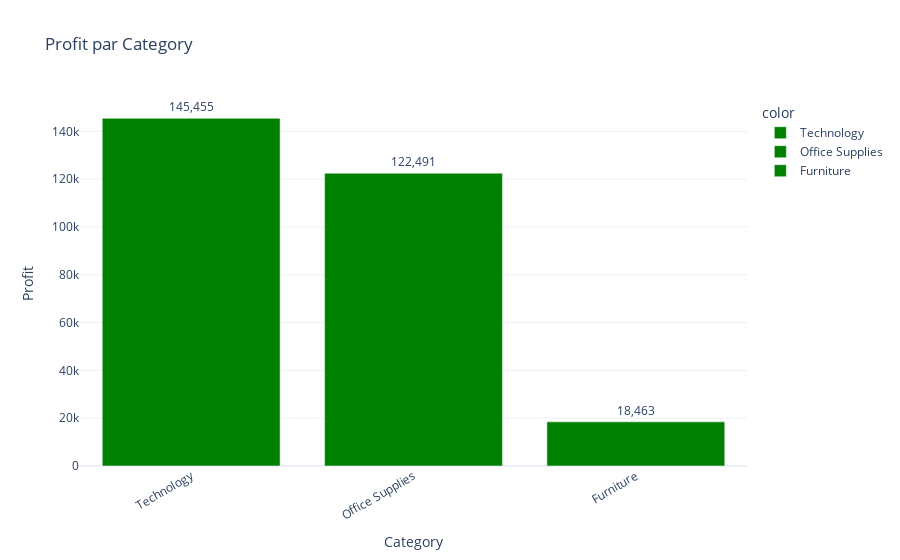

Notebook code for this chart:
### Markdown cell above
* Analyse par Catégorie et Région

### Code cell
# Profit par catégorie
profit_category = df_cleaned.groupby('category')['profit'].sum().sort_values(ascending=False)
print(profit_category)

# Profit par région
profit_region = df_cleaned.groupby('region')['profit'].sum().sort_values(ascending=False)
print(profit_region)

# Visualisation avec Plotly
colors= ["red" if x < 0 else "green" for x in profit_category.values]
fig = px.bar(
    profit_category,
    x=profit_category.index,
    y=profit_category.values,
    title="Profit par Category",
    labels={'x':'Category','y':'Profit'},
    color=profit_category.index,    # utiliser seulement la catégorie pour appliquer la couleur
    color_discrete_sequence=colors
)

fig.update_traces(texttemplate='%{y:,.0f}', textposition='outside')
fig.update_layout(template='plotly_white', xaxis_tickangle=-30)
fig.show()

### Figure 1 — Plotly figure (JSON) as saved in the notebook; plotly's stock layout.template omitted (floating-point values rounded to 4 significant figures)
{"data": [{"hovertemplate": "color=Technology<br>Category=%{x}<br>Profit=%{y}<extra></extra>", "legendgroup": "Technology", "marker": {"color": "green", "pattern": {"shape": ""}}, "name": "Technology", "orientation": "v", "showlegend": true, "textposition": "outside", "texttemplate": "%{y:,.0f}", "type": "bar", "x": ["Technology"], "xaxis": "x", "y": [145500.0], "yaxis": "y"}, {"hovertemplate": "color=Office Supplies<br>Category=%{x}<br>Profit=%{y}<extra></extra>", "legendgroup": "Office Supplies", "marker": {"color": "green", "pattern": {"shape": ""}}, "name": "Office Supplies", "orientation": "v", "showlegend": true, "textposition": "outside", "texttemplate": "%{y:,.0f}", "type": "bar", "x": ["Office Supplies"], "xaxis": "x", "y": [122500.0], "yaxis": "y"}, {"hovertemplate": "color=Furniture<br>Category=%{x}<br>Profit=%{y}<extra></extra>", "legendgroup": "Furniture", "marker": {"color": "green", "pattern": {"shape": ""}}, "name": "Furniture", "orientation": "v", "showlegend": true, "textposition": "outside", "texttemplate": "%{y:,.0f}", "type": "bar", "x": ["Furniture"], "xaxis": "x", "y": [18460.0], "yaxis": "y"}], "layout": {"barmode": "relative", "legend": {"title": {"text": "color"}, "tracegroupgap": 0}, "title": {"text": "Profit par Category"}, "xaxis": {"anchor": "y", "domain": [0, 1], "tickangle": -30, "title": {"text": "Category"}}, "yaxis": {"anchor": "x", "domain": [0, 1], "title": {"text": "Profit"}}}}
